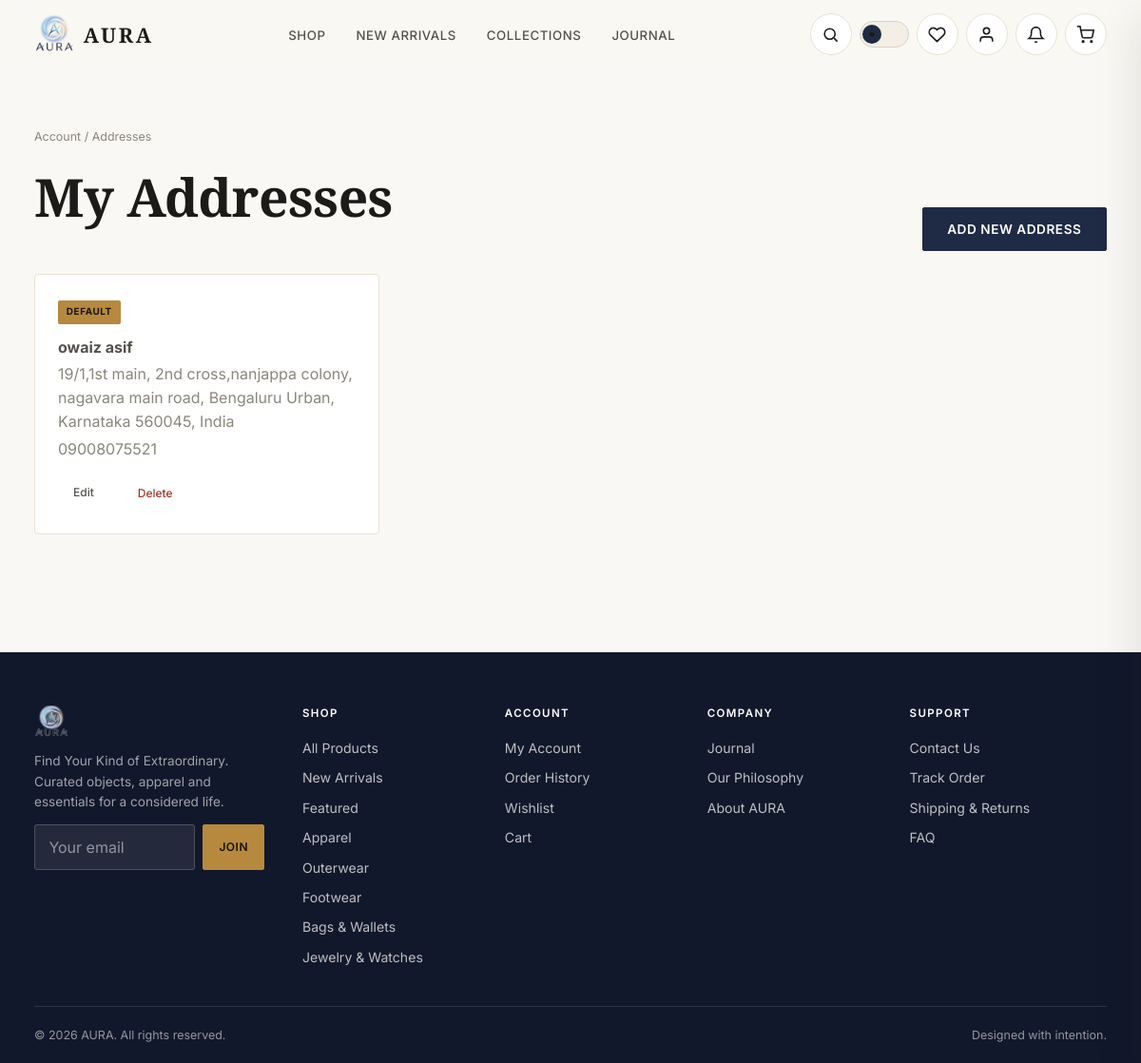
The app's page /account/addresses/ (signed in) with its own data.
### accounts/models.py (models this page shows, shortened)
class Address(models.Model):
    ADDRESS_TYPES = [
        ('shipping', 'Shipping'),
        ('billing', 'Billing'),
    ]
    user = models.ForeignKey(settings.AUTH_USER_MODEL, on_delete=models.CASCADE, related_name='addresses')
    full_name = models.CharField(max_length=150)
    phone_number = models.CharField(max_length=20)
    address_line1 = models.CharField(max_length=200)
    address_line2 = models.CharField(max_length=200, blank=True)
    city = models.CharField(max_length=100)
    state = models.CharField(max_length=100)
    postal_code = models.CharField(max_length=20)
    country = models.CharField(max_length=100, default='India')
    address_type = models.CharField(max_length=10, choices=ADDRESS_TYPES, default='shipping')
    is_default = models.BooleanField(default=False)
    created_at = models.DateTimeField(auto_now_add=True)
    class Meta:
        verbose_name_plural = 'Addresses'
        ordering = ['-is_default', '-created_at']
    @property
    def full_address(self):
        parts = [self.address_line1]
        if self.address_line2:
            parts.append(self.address_line2)
        parts.append(f'{self.city}, {self.state} {self.postal_code}')
        parts.append(self.country)
        return ', '.join(parts)

### store/models.py (models this page shows, shortened)
class Category(models.Model):
    name = models.CharField(max_length=100, unique=True)
    slug = models.SlugField(max_length=120, unique=True, blank=True)
    description = models.TextField(blank=True)
    image_url = models.URLField(blank=True, help_text='External editorial image representing this category.')
    display_order = models.PositiveIntegerField(default=0)
    is_active = models.BooleanField(default=True)
    created_at = models.DateTimeField(auto_now_add=True)
    class Meta:
        verbose_name_plural = 'Categories'
        ordering = ['display_order', 'name']
    def get_absolute_url(self):
        return reverse('store:category_detail', kwargs={'slug': self.slug})

### accounts/views.py (the view)
# urls.py: path('account/addresses/', views.address_list, name='address_list'),
@login_required
def address_list(request):
    addresses = Address.objects.filter(user=request.user)
    return render(request, 'accounts/address_list.html', {'addresses': addresses})

### cart/context_processors.py (called while the page is built)
def cart_context(request):
    cart = getattr(request, 'cart', None)
    if cart is None:
        return {'cart_item_count': 0}
    return {'cart_item_count': cart.total_items}

### cart/models.py (called while the page is built)
    @property
    def items_qs(self):
        return self.items.select_related('product', 'product__category').all()

    @property
    def total_items(self):
        return sum(item.quantity for item in self.items_qs)

### core/context_processors.py (called while the page is built)
def site_context(request):
    from store.models import Category
    return {
        'SITE_NAME': 'AURA',
        'SITE_TAGLINE': 'Find Your Kind of Extraordinary.',
        'footer_categories': Category.objects.filter(is_active=True)[:5],
    }

### notifications/context_processors.py (called while the page is built)
def notifications_context(request):
    if request.user.is_authenticated:
        count = request.user.notifications.filter(is_read=False).count()
        return {'unread_notification_count': count}
    return {'unread_notification_count': 0}

### wishlist/context_processors.py (called while the page is built)
def wishlist_context(request):
    if request.user.is_authenticated:
        ids = list(request.user.wishlist_items.values_list('product_id', flat=True))
        return {'wishlist_product_ids': ids, 'wishlist_count': len(ids)}
    return {'wishlist_product_ids': [], 'wishlist_count': 0}

### templates/accounts/address_list.html (shortened to what this page needs)
{% extends 'base.html' %}
{% block content %}
<section class="section container">
  <div class="breadcrumbs"><a href="{% url 'accounts:account_dashboard' %}">Account</a> / Addresses</div>
  <div class="section-head">
    <h1>My Addresses</h1>
    <a href="{% url 'accounts:address_create' %}" class="btn btn-primary">Add New Address</a>
  </div>
  {% if addresses %}
    <div class="address-grid">
      {% for addr in addresses %}
        <div class="card address-card">
          {% if addr.is_default %}<span class="badge badge-gold" style="margin-bottom:0.75rem;">Default</span>{% endif %}
          <p style="margin-bottom:0.25rem;"><strong>{{ addr.full_name }}</strong></p>
          <p class="text-muted" style="margin-bottom:0.25rem;">{{ addr.full_address }}</p>
          <p class="text-muted" style="margin-bottom:1rem;">{{ addr.phone_number }}</p>
          <div style="display:flex; gap:0.75rem;">
            <a href="{% url 'accounts:address_edit' addr.id %}" class="btn-ghost btn-sm">Edit</a>
            <form method="post" action="{% url 'accounts:address_delete' addr.id %}" onsubmit="return confirm('Remove this address?');">
              <button type="submit" class="btn-ghost btn-sm" style="color:var(--error);">Delete</button>
            </form>
          </div>
        </div>
      {% endfor %}
    </div>
  {% else %}
    <div class="empty-state">
      <h3>No addresses saved yet.</h3>
      <p>Add an address to make checkout faster next time.</p>
      <a href="{% url 'accounts:address_create' %}" class="btn btn-primary">Add Address</a>
    </div>
  {% endif %}
</section>
{% endblock %}

### templates/includes/footer.html (shortened to what this page needs)
{% load static %}
<footer class="site-footer">
  <div class="container">
    <div class="footer-grid">
      <div class="footer-brand">
        <img src="{% static 'images/aura-logo-transparent.png' %}" alt="AURA">
        <p>{{ SITE_TAGLINE }} Curated objects, apparel and essentials for a considered life.</p>
        <form class="newsletter-form" data-newsletter-form action="{% url 'core:newsletter_signup' %}" method="post">
          <input type="email" name="email" placeholder="Your email" required aria-label="Email for newsletter">
          <button type="submit" class="btn btn-gold btn-sm">Join</button>
        </form>
      </div>
      <div>
        <h5>Shop</h5>
        <ul>
          <li><a href="{% url 'store:shop' %}">All Products</a></li>
          <li><a href="{% url 'store:shop' %}?collection=new">New Arrivals</a></li>
          <li><a href="{% url 'store:shop' %}?collection=featured">Featured</a></li>
          {% for c in footer_categories %}<li><a href="{{ c.get_absolute_url }}">{{ c.name }}</a></li>{% endfor %}
        </ul>
      </div>
      <div class="footer-col-account">
        <h5>Account</h5>
        <ul>
          <li><a href="{% url 'accounts:account_dashboard' %}">My Account</a></li>
          <li><a href="{% url 'orders:order_history' %}">Order History</a></li>
          <li><a href="{% url 'wishlist:wishlist_detail' %}">Wishlist</a></li>
          <li><a href="{% url 'cart:cart_detail' %}">Cart</a></li>
        </ul>
      </div>
      <div>
        <h5>Company</h5>
        <ul>
          <li><a href="{% url 'core:journal' %}">Journal</a></li>
          <li><a href="{% url 'core:home' %}#philosophy">Our Philosophy</a></li>
          <li><a href="{% url 'core:home' %}#story">About AURA</a></li>
        </ul>
      </div>
      <div>
        <h5>Support</h5>
        <ul>
          <li><a href="{% url 'core:contact' %}">Contact Us</a></li>
          <li><a href="{% url 'orders:order_history' %}">Track Order</a></li>
          <li><a href="{% url 'core:home' %}#shipping">Shipping &amp; Returns</a></li>
          <li><a href="{% url 'core:home' %}#faq">FAQ</a></li>
        </ul>
      </div>
    </div>
    <div class="footer-bottom">
      <span>&copy; {% now "Y" %} AURA. All rights reserved.</span>
      <span>Designed with intention.</span>
    </div>
  </div>
</footer>

### static/css/themes.css (style rules this page uses)
:root { --bg: #faf8f4; --bg-elevated: #ffffff; --surface: #ffffff; --surface-muted: #f3efe7; --text: #1c1b19; --text-secondary: #55524b; --muted: #8a867c; --border: #e7e2d7; --border-strong: #d8d2c3; --accent: #1f2a44; --accent-strong: #12182b; --accent-contrast: #ffffff; --gold: #b6893f; --gold-soft: #d9b876; --success: #2f6b4f; --success-bg: #e9f3ec; --error: #a3372e; --error-bg: #fbebe9; --warning: #9c6b1f; --warning-bg: #fbf1de; --info: #2b5a7a; --info-bg: #e8f1f6; --shadow-sm: 0 1px 2px rgba(28, 27, 25, 0.06); --shadow-md: 0 6px 20px rgba(28, 27, 25, 0.08); --shadow-lg: 0 20px 48px rgba(28, 27, 25, 0.12); --nav-bg: rgba(250, 248, 244, 0.7); --nav-bg-solid: rgba(250, 248, 244, 0.94); --overlay: rgba(18, 17, 15, 0.5); --skeleton: #efeae0; --focus-ring: rgba(31, 42, 68, 0.35); color-scheme: light; }

### static/css/base.css (style rules this page uses)
*, *::before, *::after { box-sizing: border-box; }
html { scroll-behavior: smooth; }
body { margin: 0; background: var(--bg); color: var(--text); font-family: 'Inter', -apple-system, BlinkMacSystemFont, 'Segoe UI', sans-serif; font-size: 16px; line-height: 1.55; -webkit-font-smoothing: antialiased; transition: background-color 0.35s ease, color 0.35s ease; overflow-x: hidden; }
h1, h2, h3, h4, h5 { font-family: 'Playfair Display', 'Fallback-Serif', Georgia, serif; font-weight: 600; letter-spacing: -0.01em; margin: 0 0 0.5em; color: var(--text); }
h1 { font-size: clamp(2.1rem, 1.5rem + 2.6vw, 4rem); line-height: 1.08; }
p { margin: 0 0 1em; color: var(--text-secondary); }
a { color: inherit; text-decoration: none; }
img { max-width: 100%; display: block; }
button, input, select, textarea { font-family: inherit; font-size: inherit; color: inherit; }
button { cursor: pointer; }
.container { width: 100%; max-width: 1320px; margin-inline: auto; padding-inline: clamp(1rem, 3vw, 2.5rem); }
.section { padding-block: clamp(2.5rem, 3vw + 1.5rem, 5.5rem); }
.section-head { display: flex; align-items: flex-end; justify-content: space-between; gap: 1.5rem; margin-bottom: clamp(1.5rem, 2vw, 2.5rem); flex-wrap: wrap; }
.text-muted { color: var(--muted); }

### static/css/responsive.css (style rules this page uses)
html, body { max-width: 100%; }
img, video, svg { max-width: 100%; height: auto; }

### templates/accounts/address_list.html (style rules this page uses)
.address-grid { display: grid; grid-template-columns: repeat(auto-fill, minmax(280px, 1fr)); gap: 1.25rem; margin-top: 1.5rem; }
.address-card { padding: 1.5rem; }

### records on screen
Address: is_default "DEFAULT", full_name "owaiz asif", full_address "19/1,1st main, 2nd cross,nanjappa colony, nagavara main road, Bengaluru Urban, Karnataka 560045, India", phone_number "09008075521"
Category: name "Apparel"
Category: name "Outerwear"
Category: name "Footwear"
Category: name "Bags & Wallets"
Category: name "Jewelry & Watches"

### other values on screen
{{ SITE_TAGLINE }} "Find Your Kind of Extraordinary."
